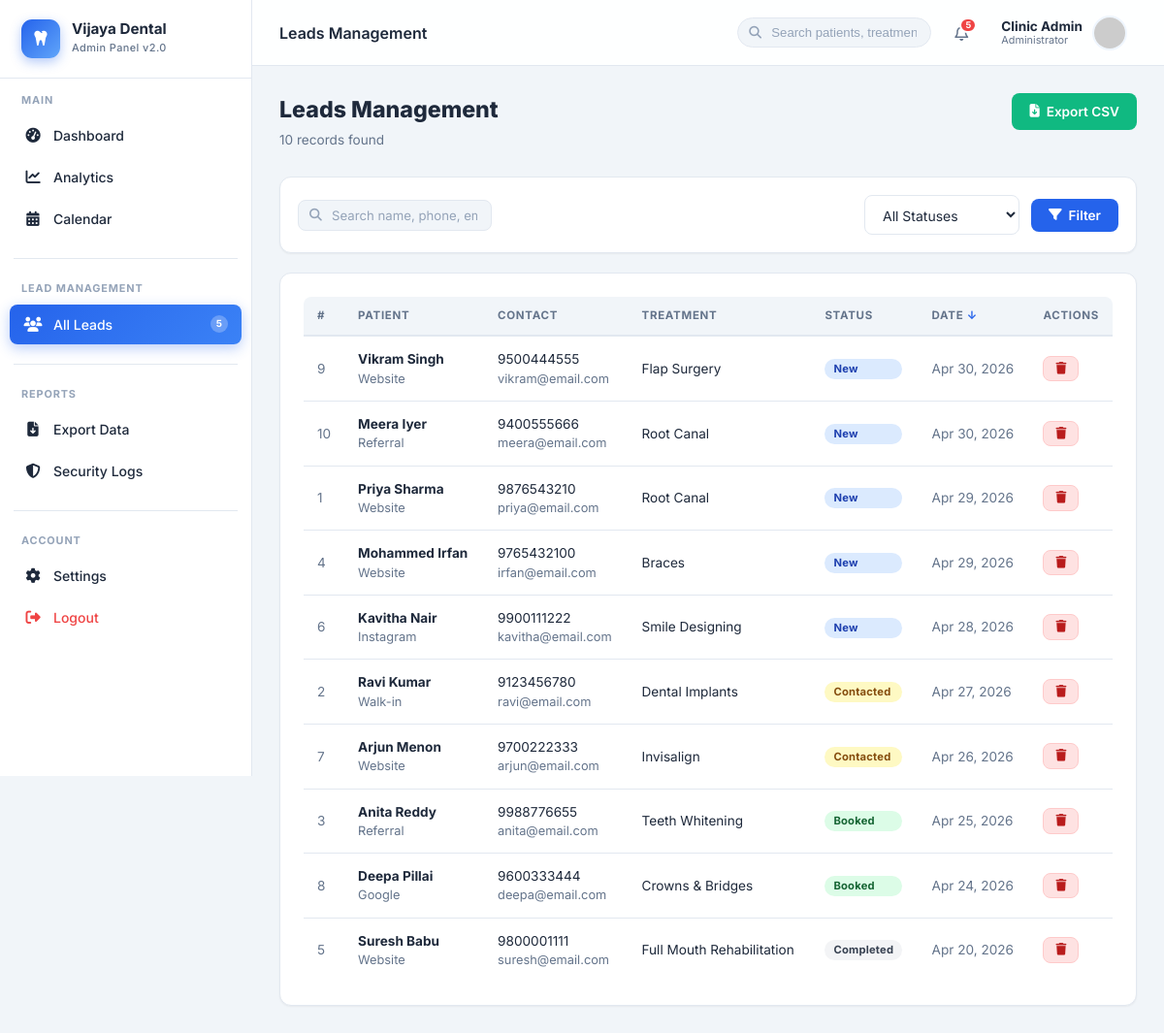
The page /leads.php (signed in) on the database its author committed.
### tables this page shows
CREATE TABLE IF NOT EXISTS leads (
    id                 INT AUTO_INCREMENT PRIMARY KEY,
    name               VARCHAR(100) NOT NULL,
    email              VARCHAR(100) DEFAULT '',
    phone              VARCHAR(20)  NOT NULL,
    treatment_interest VARCHAR(100) DEFAULT '',
    message            TEXT,
    status             ENUM('New','Contacted','Booked','Completed') DEFAULT 'New',
    source             VARCHAR(50)  DEFAULT 'Website',
    created_at         TIMESTAMP    DEFAULT CURRENT_TIMESTAMP
);

### leads.php (the view, shortened to what this page needs)
<?php
$pageTitle = "Leads Management";
require_once __DIR__ . '/includes/header.php';
require_once __DIR__ . '/includes/sidebar.php';
require_once __DIR__ . '/includes/topbar.php';
$search  = isset($_GET['search'])  ? trim($conn->real_escape_string($_GET['search']))  : '';
$status  = isset($_GET['status'])  ? trim($conn->real_escape_string($_GET['status']))  : '';
$sort    = isset($_GET['sort'])    ? $conn->real_escape_string($_GET['sort'])           : 'created_at';
$order   = (isset($_GET['order']) && $_GET['order']==='asc') ? 'ASC' : 'DESC';
$where  = "WHERE 1=1";
$total_count = (int) $conn->query("SELECT COUNT(*) FROM leads $where")->fetch_row()[0];
$leads_res   = $conn->query("SELECT * FROM leads $where ORDER BY $sort $order");
function sortLink($col, $label, $cur_sort, $cur_order) {
    $next = ($cur_sort===$col && $cur_order==='DESC') ? 'asc' : 'desc';
    $icon = $cur_sort===$col ? ($cur_order==='DESC' ? ' ↓' : ' ↑') : '';
    $qs = http_build_query(array_merge($_GET, ['sort'=>$col,'order'=>$next]));
    return "<a href='leads.php?$qs' style='color:inherit;text-decoration:none;'>$label<span style='color:var(--primary);'>$icon</span></a>";
}
?>
<div class="content-wrapper">
    <div class="page-header">
        <div class="page-header-left">
            <h1 class="page-title">Leads Management</h1>
            <p class="page-subtitle"><?php echo $total_count; ?> records found</p>
        </div>
        <div class="d-flex ai-center gap-8">
            <a href="export.php<?php echo $status ? '?status='.$status : ''; ?>" class="btn btn-success">
                <i class="fas fa-file-arrow-down"></i> Export CSV
            </a>
        </div>
    </div>
    <div class="card" style="margin-bottom:20px;padding:18px;">
        <form method="GET" class="d-flex ai-center flex-wrap gap-8" style="gap:12px;">
            <div class="topbar-search" style="flex:1;min-width:260px;">
                <input type="text" name="search" class="form-control" style="border-radius:8px;"
                       value="<?php echo htmlspecialchars($search); ?>"
                       placeholder="Search name, phone, email, treatment…">
            </div>
            <select name="status" class="form-control" style="width:160px;" onchange="this.form.submit()">
                <option value="">All Statuses</option>
            </select>
            <button type="submit" class="btn btn-primary"><i class="fas fa-filter"></i> Filter</button>
        </form>
    </div>
    <div class="card">
        <div class="table-wrapper">
            <table>
                <thead>
                    <tr>
                        <th style="width:40px;"><?php echo sortLink('id','#',$sort,$order); ?></th>
                        <th><?php echo sortLink('name','Patient',$sort,$order); ?></th>
                        <th>Contact</th>
                        <th><?php echo sortLink('treatment_interest','Treatment',$sort,$order); ?></th>
                        <th><?php echo sortLink('status','Status',$sort,$order); ?></th>
                        <th><?php echo sortLink('created_at','Date',$sort,$order); ?></th>
                        <th style="width:80px;">Actions</th>
                    </tr>
                </thead>
                <tbody>
                    <?php if ($leads_res && $leads_res->num_rows > 0): ?>
                        <?php while ($lead = $leads_res->fetch_assoc()): ?>
                        <tr id="row-<?php echo $lead['id']; ?>">
                            <td class="text-muted"><?php echo $lead['id']; ?></td>
                            <td>
                                <div class="fw-700"><?php echo htmlspecialchars($lead['name']); ?></div>
                                <?php if($lead['source']): ?>
                                    <div class="text-muted text-sm"><?php echo htmlspecialchars($lead['source']); ?></div>
                                <?php endif; ?>
                            </td>
                            <td>
                                <div><?php echo htmlspecialchars($lead['phone']); ?></div>
                                <div class="text-muted text-sm"><?php echo htmlspecialchars($lead['email']); ?></div>
                            </td>
                            <td><?php echo htmlspecialchars($lead['treatment_interest'] ?: '—'); ?></td>
                            <td>
                                <select class="badge badge-<?php echo strtolower($lead['status']); ?>"
                                        id="status-<?php echo $lead['id']; ?>"
                                        onchange="updateStatus(<?php echo $lead['id']; ?>, this.value)"
                                        style="border:none;outline:none;cursor:pointer;font-family:inherit;font-weight:700;font-size:0.7rem;appearance:none;-webkit-appearance:none;">
                                    <?php foreach(['New','Contacted','Booked','Completed'] as $s): ?>
                                        <option value="<?php echo $s; ?>" <?php echo $lead['status']===$s?'selected':''; ?>><?php echo $s; ?></option>
                                    <?php endforeach; ?>
                                </select>
                            </td>
                            <td class="text-muted"><?php echo date('M j, Y', strtotime($lead['created_at'])); ?></td>
                            <td>
                                <button onclick="deleteLead(<?php echo $lead['id']; ?>)" class="btn btn-danger btn-sm" title="Delete">
                                    <i class="fas fa-trash"></i>
                                </button>
                            </td>
                        </tr>
                        <?php endwhile; ?>
                    <?php endif; ?>
                </tbody>
            </table>
        </div>
    </div>
</div>
<?php require_once __DIR__ . '/includes/footer.php'; ?>

### includes/header.php (shortened to what this page needs)
<!DOCTYPE html>
<html lang="en">
<head>
    <link rel="stylesheet" href="https://cdnjs.cloudflare.com/ajax/libs/font-awesome/6.5.0/css/all.min.css">
    <link rel="stylesheet" href="assets/css/style.css">
</head>
<body>
<div class="admin-container">

### includes/sidebar.php
<?php
$cur = basename($_SERVER['PHP_SELF']);
$new_leads_res   = $conn->query("SELECT COUNT(*) FROM leads WHERE status='New'");
$new_leads_count = $new_leads_res ? (int)$new_leads_res->fetch_row()[0] : 0;
?>
<aside class="sidebar" id="sidebar">
    <div class="sidebar-logo">
        <div class="logo-icon"><i class="fas fa-tooth"></i></div>
        <div class="logo-text">
            <strong>Vijaya Dental</strong>
            <small>Admin Panel v2.0</small>
        </div>
    </div>
    <nav class="nav-group">
        <div class="nav-label">Main</div>
        <a href="index.php" class="nav-item <?php echo $cur==='index.php'?'active':''; ?>">
            <i class="fas fa-gauge-high"></i>
            <span>Dashboard</span>
        </a>
        <a href="analytics.php" class="nav-item <?php echo $cur==='analytics.php'?'active':''; ?>">
            <i class="fas fa-chart-line"></i>
            <span>Analytics</span>
        </a>
        <a href="calendar.php" class="nav-item <?php echo $cur==='calendar.php'?'active':''; ?>">
            <i class="fas fa-calendar-days"></i>
            <span>Calendar</span>
        </a>
    </nav>
    <div class="sidebar-divider"></div>
    <nav class="nav-group">
        <div class="nav-label">Lead Management</div>
        <a href="leads.php" class="nav-item <?php echo $cur==='leads.php'?'active':''; ?>">
            <i class="fas fa-users"></i>
            <span>All Leads</span>
            <?php if($new_leads_count > 0): ?>
                <span class="nav-badge"><?php echo $new_leads_count; ?></span>
            <?php endif; ?>
        </a>
    </nav>
    <div class="sidebar-divider"></div>
    <nav class="nav-group">
        <div class="nav-label">Reports</div>
        <a href="export.php" class="nav-item <?php echo $cur==='export.php'?'active':''; ?>">
            <i class="fas fa-file-arrow-down"></i>
            <span>Export Data</span>
        </a>
        <a href="activity_logs.php" class="nav-item <?php echo $cur==='activity_logs.php'?'active':''; ?>">
            <i class="fas fa-shield-halved"></i>
            <span>Security Logs</span>
        </a>
    </nav>
    <div class="sidebar-divider"></div>
    <nav class="nav-group">
        <div class="nav-label">Account</div>
        <a href="settings.php" class="nav-item <?php echo $cur==='settings.php'?'active':''; ?>">
            <i class="fas fa-gear"></i>
            <span>Settings</span>
        </a>
        <a href="logout.php" class="nav-item nav-logout">
            <i class="fas fa-right-from-bracket"></i>
            <span>Logout</span>
        </a>
    </nav>
</aside>

### includes/topbar.php (shortened to what this page needs)
<header class="topbar">
    <div class="topbar-left">
        <span class="topbar-page-title"><?php echo $pageTitle ?? 'Dashboard'; ?></span>
    </div>
    <div class="topbar-right">
        <div class="topbar-search">
            <input type="text" id="topbarSearch" placeholder="Search patients, treatments…">
        </div>
        <button class="icon-btn" title="Notifications" onclick="window.location='leads.php?status=New'">
            <i class="far fa-bell"></i>
            <?php if($new_leads_count > 0): ?>
                <span class="notification-badge"><?php echo $new_leads_count; ?></span>
            <?php endif; ?>
        </button>
        <div class="admin-profile" onclick="window.location='settings.php'">
            <div class="admin-info">
                <div class="admin-name"><?php echo htmlspecialchars($_SESSION['admin_name']); ?></div>
                <div class="admin-role">Administrator</div>
            </div>
            <img src="https://ui-avatars.com/api/?name=<?php echo urlencode($_SESSION['admin_name']); ?>&background=2563eb&color=fff&size=72&bold=true"
                 alt="Admin avatar"
                 class="admin-avatar">
        </div>
    </div>
</header>
<main class="main-content">

### includes/footer.php (shortened to what this page needs)
</main>
</div>
</body>
</html>

### rows shown on the page
leads: id "9", name "Vikram Singh", source "Website", phone "9500444555", email "vikram@email.com", treatment_interest "Flap Surgery", status+id "New", created_at "Apr 30, 2026"
leads: id "10", name "Meera Iyer", source "Referral", phone "9400555666", email "meera@email.com", treatment_interest "Root Canal", status+id "New", created_at "Apr 30, 2026"
leads: id "1", name "Priya Sharma", source "Website", phone "9876543210", email "priya@email.com", treatment_interest "Root Canal", status+id "New", created_at "Apr 29, 2026"
leads: id "4", name "Mohammed Irfan", source "Website", phone "9765432100", email "irfan@email.com", treatment_interest "Braces", status+id "New", created_at "Apr 29, 2026"
leads: id "6", name "Kavitha Nair", source "Instagram", phone "9900111222", email "kavitha@email.com", treatment_interest "Smile Designing", status+id "New", created_at "Apr 28, 2026"
leads: id "2", name "Ravi Kumar", source "Walk-in", phone "9123456780", email "ravi@email.com", treatment_interest "Dental Implants", status+id "Contacted", created_at "Apr 27, 2026"
leads: id "7", name "Arjun Menon", source "Website", phone "9700222333", email "arjun@email.com", treatment_interest "Invisalign", status+id "Contacted", created_at "Apr 26, 2026"
leads: id "3", name "Anita Reddy", source "Referral", phone "9988776655", email "anita@email.com", treatment_interest "Teeth Whitening", status+id "Booked", created_at "Apr 25, 2026"
leads: id "8", name "Deepa Pillai", source "Google", phone "9600333444", email "deepa@email.com", treatment_interest "Crowns & Bridges", status+id "Booked", created_at "Apr 24, 2026"
leads: id "5", name "Suresh Babu", source "Website", phone "9800001111", email "suresh@email.com", treatment_interest "Full Mouth Rehabilitation", status+id "Completed", created_at "Apr 20, 2026"

### other values the page prints
$new_leads_count "5"
$pageTitle "Leads Management"
$_SESSION['admin_name'] "Clinic Admin"
$total_count "10"
$label "# PATIENT TREATMENT STATUS DATE"
$icon "↓"
